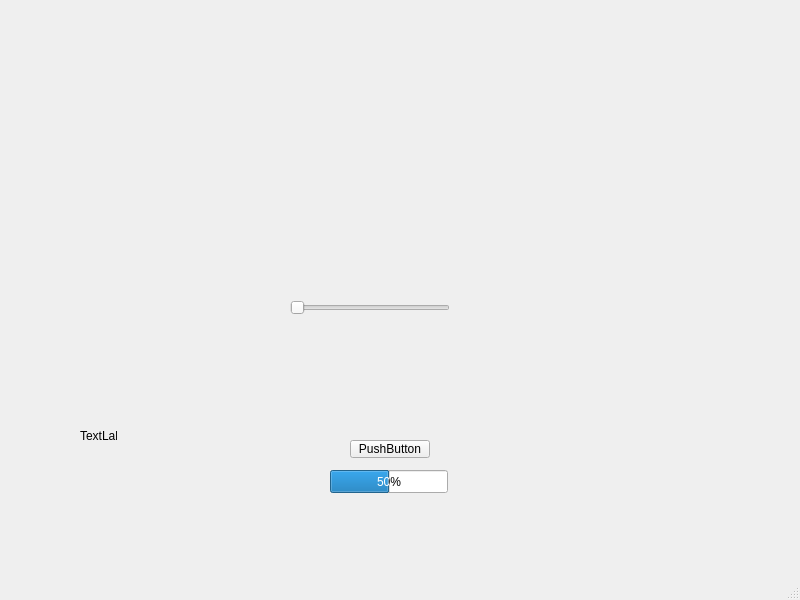
<?xml version="1.0" encoding="UTF-8"?>
<ui version="4.0">
 <class>MainWindow</class>
 <widget class="QMainWindow" name="MainWindow">
  <property name="geometry">
   <rect>
    <x>0</x>
    <y>0</y>
    <width>800</width>
    <height>600</height>
   </rect>
  </property>
  <property name="windowTitle">
   <string>MainWindow</string>
  </property>
  <widget class="QWidget" name="centralwidget">
   <widget class="QProgressBar" name="progressBar">
    <property name="geometry">
     <rect>
      <x>330</x>
      <y>470</y>
      <width>118</width>
      <height>23</height>
     </rect>
    </property>
    <property name="value">
     <number>50</number>
    </property>
   </widget>
   <widget class="QPushButton" name="pushButton">
    <property name="geometry">
     <rect>
      <x>350</x>
      <y>440</y>
      <width>80</width>
      <height>18</height>
     </rect>
    </property>
    <property name="text">
     <string>PushButton</string>
    </property>
   </widget>
   <widget class="QLabel" name="label">
    <property name="geometry">
     <rect>
      <x>80</x>
      <y>430</y>
      <width>37</width>
      <height>12</height>
     </rect>
    </property>
    <property name="text">
     <string>TextLabel</string>
    </property>
   </widget>
   <widget class="QSlider" name="horizontalSlider">
    <property name="geometry">
     <rect>
      <x>290</x>
      <y>300</y>
      <width>160</width>
      <height>16</height>
     </rect>
    </property>
    <property name="maximum">
     <number>100</number>
    </property>
    <property name="orientation">
     <enum>Qt::Orientation::Horizontal</enum>
    </property>
   </widget>
  </widget>
  <widget class="QMenuBar" name="menubar">
   <property name="geometry">
    <rect>
     <x>0</x>
     <y>0</y>
     <width>800</width>
     <height>17</height>
    </rect>
   </property>
  </widget>
  <widget class="QStatusBar" name="statusbar"/>
 </widget>
 <resources/>
 <connections/>
</ui>
